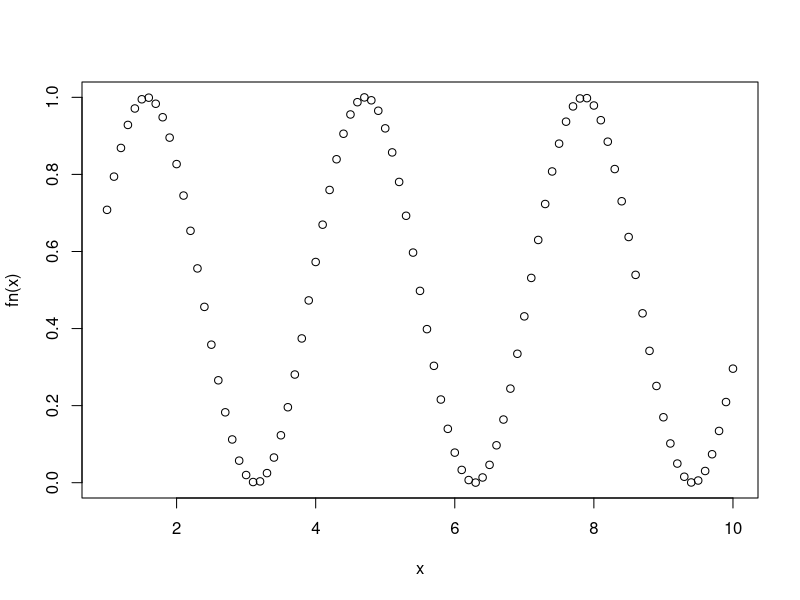

Source code (R):
library(tidyverse)
set.seed(20180417)

fns <- c(sin,cos,function(x) cos(x)^2, function(x) sin(x)^2)

plt <- function(fn){
  x <- seq(1,10,0.1)
  plot(x,fn(x))
}

plt(fns[[4]])


test <- tibble(xx = runif(10),
               yy = c(4,rep(1:3,3)))
test
col_names <- c("yy", "zz")

# test_fn <- function(new_col){
#   print(!! new_col)
#   test %>% 
#     mutate(new_col = 1)
# }

# 
# test_fn(quo("y"))
xx <- 10
test_df_fn <- function(df){
  mutate(df, yy = .data$xx)
}

test_df_fn(test)




test3 <- function(blob){
  quo_blob <- enquo(blob)
  test %>% 
    group_by(!! quo_blob) %>% 
    summarise(sum_ = sum(xx))
}

test3(yy)

